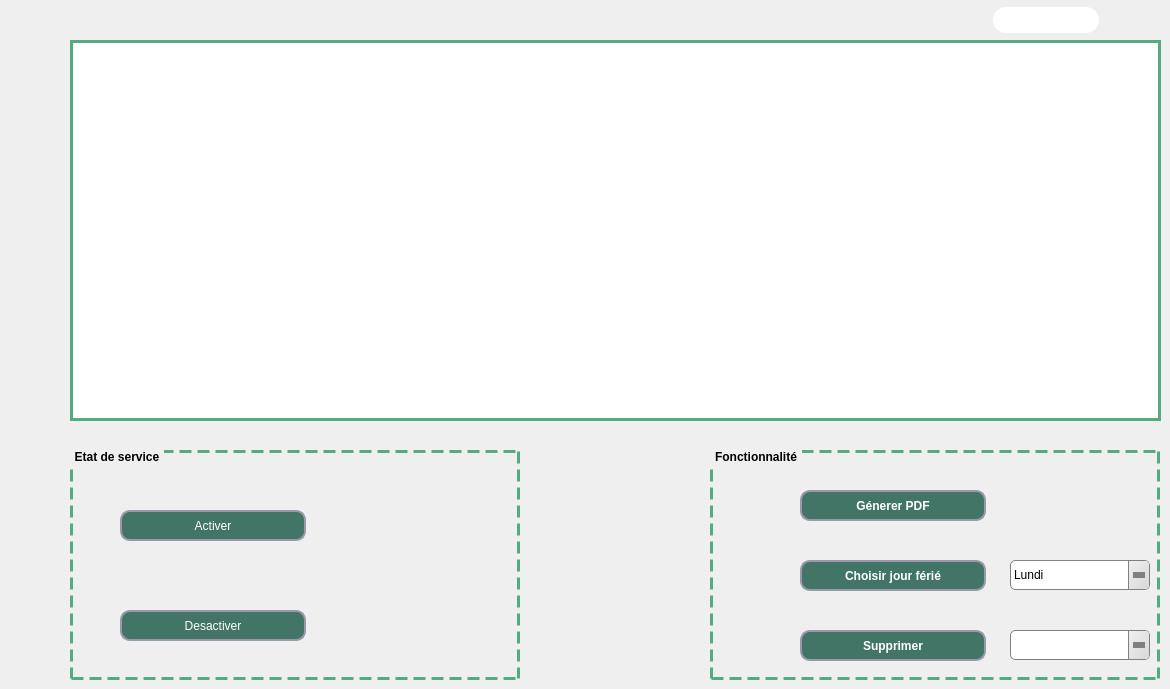
     <widget class="QWidget" name="tab_4">
      <attribute name="title">
       <string>Lavage</string>
      </attribute>
      <widget class="QGroupBox" name="groupBox_3">
       <property name="geometry">
        <rect>
         <x>70</x>
         <y>450</y>
         <width>450</width>
         <height>230</height>
        </rect>
       </property>
       <property name="styleSheet">
        <string notr="true">QGroupBox {
    border: 3px dashed rgb(85, 170, 127);
    margin-top: 1ex; /* leave space at the top for the title */
font: 75 9pt &quot;MS Shell Dlg 2&quot;;
font-weight: bold;
}

QGroupBox::title {
    subcontrol-origin: margin;
    padding: 0 3px;
}</string>
       </property>
       <property name="title">
        <string>Etat de service</string>
       </property>
       <widget class="QPushButton" name="pushButton_Eactiver_lavage">
        <property name="geometry">
         <rect>
          <x>50</x>
          <y>60</y>
          <width>186</width>
          <height>31</height>
         </rect>
        </property>
        <property name="styleSheet">
         <string notr="true">QPushButton{
 background: rgb(66, 117, 102);
border-radius:10px;
border-style:solid;
border-width:2px;
border-color:#9999aa;
color:white;
}
QPushButton:enabled{
 background-color: rgb(66, 117, 102);
color:white;
}

QPushButton:pressed{
 background-color: qlineargradient(spread:pad, x1:0.5, y1:0.0342727, x2:0.5, y2:1, stop:0 rgba(0, 255, 255, 255), stop:1 rgba(255, 255, 255, 255));
color:#fffffe;
}

QPushButton:hover:!pressed{
 background-color:   rgb(221,222,217);
color:#0c2f70;
}

QPushButton:disabled{
background-color:rgb(66, 117, 102);
color:#ffffff;
}</string>
        </property>
        <property name="text">
         <string>Activer</string>
        </property>
       </widget>
       <widget class="QPushButton" name="pushButton_Edesact_lavage">
        <property name="geometry">
         <rect>
          <x>50</x>
          <y>160</y>
          <width>186</width>
          <height>31</height>
         </rect>
        </property>
        <property name="styleSheet">
         <string notr="true">QPushButton{
 background: rgb(66, 117, 102);
border-radius:10px;
border-style:solid;
border-width:2px;
border-color:#9999aa;
color:white;
}
QPushButton:enabled{
 background-color: rgb(66, 117, 102);
color:white;
}

QPushButton:pressed{
 background-color: qlineargradient(spread:pad, x1:0.5, y1:0.0342727, x2:0.5, y2:1, stop:0 rgba(0, 255, 255, 255), stop:1 rgba(255, 255, 255, 255));
color:#fffffe;
}

QPushButton:hover:!pressed{
 background-color:   rgb(221,222,217);
color:#0c2f70;
}

QPushButton:disabled{
background-color:rgb(66, 117, 102);
color:#ffffff;
}</string>
        </property>
        <property name="text">
         <string>Desactiver</string>
        </property>
       </widget>
       <widget class="QLabel" name="label_etat_lavage">
        <property name="geometry">
         <rect>
          <x>270</x>
          <y>90</y>
          <width>130</width>
          <height>60</height>
         </rect>
        </property>
        <property name="text">
         <string/>
        </property>
        <property name="scaledContents">
         <bool>true</bool>
        </property>
       </widget>
      </widget>
      <widget class="QGroupBox" name="groupBox_8">
       <property name="geometry">
        <rect>
         <x>710</x>
         <y>450</y>
         <width>450</width>
         <height>230</height>
        </rect>
       </property>
       <property name="styleSheet">
        <string notr="true">QGroupBox {
    border: 3px dashed rgb(85, 170, 127);
    margin-top: 1ex; /* leave space at the top for the title */
font: 75 9pt &quot;MS Shell Dlg 2&quot;;
font-weight: bold;
}

QGroupBox::title {
    subcontrol-origin: margin;
    padding: 0 3px;
}</string>
       </property>
       <property name="title">
        <string>Fonctionnalité</string>
       </property>
       <widget class="QPushButton" name="pushButton_PDF_lavage">
        <property name="geometry">
         <rect>
          <x>90</x>
          <y>40</y>
          <width>186</width>
          <height>31</height>
         </rect>
        </property>
        <property name="font">
         <font>
          <pointsize>9</pointsize>
          <weight>75</weight>
          <bold>true</bold>
         </font>
        </property>
        <property name="styleSheet">
         <string notr="true">QPushButton{
 background: rgb(66, 117, 102);
border-radius:10px;
border-style:solid;
border-width:2px;
border-color:#9999aa;
color:white;
}
QPushButton:enabled{
 background-color: rgb(66, 117, 102);
color:white;
}

QPushButton:pressed{
 background-color: qlineargradient(spread:pad, x1:0.5, y1:0.0342727, x2:0.5, y2:1, stop:0 rgba(0, 255, 255, 255), stop:1 rgba(255, 255, 255, 255));
color:#fffffe;
}

QPushButton:hover:!pressed{
 background-color:   rgb(221,222,217);
color:#0c2f70;
}

QPushButton:disabled{
background-color:rgb(66, 117, 102);
color:#ffffff;
}</string>
        </property>
        <property name="text">
         <string>Génerer PDF</string>
        </property>
       </widget>
       <widget class="QLabel" name="label_20">
        <property name="geometry">
         <rect>
          <x>20</x>
          <y>30</y>
          <width>51</width>
          <height>51</height>
         </rect>
        </property>
        <property name="text">
         <string/>
        </property>
        <property name="pixmap">
         <pixmap resource="iconn.qrc">:/ICON/331585408_556456159849722_8965214278401908655_n.png</pixmap>
        </property>
        <property name="scaledContents">
         <bool>true</bool>
        </property>
       </widget>
       <widget class="QPushButton" name="pushButton_jour_lavage">
        <property name="geometry">
         <rect>
          <x>90</x>
          <y>110</y>
          <width>186</width>
          <height>31</height>
         </rect>
        </property>
        <property name="font">
         <font>
          <pointsize>9</pointsize>
          <weight>75</weight>
          <bold>true</bold>
         </font>
        </property>
        <property name="styleSheet">
         <string notr="true">QPushButton{
 background: rgb(66, 117, 102);
border-radius:10px;
border-style:solid;
border-width:2px;
border-color:#9999aa;
color:white;
}
QPushButton:enabled{
 background-color: rgb(66, 117, 102);
color:white;
}

QPushButton:pressed{
 background-color: qlineargradient(spread:pad, x1:0.5, y1:0.0342727, x2:0.5, y2:1, stop:0 rgba(0, 255, 255, 255), stop:1 rgba(255, 255, 255, 255));
color:#fffffe;
}

QPushButton:hover:!pressed{
 background-color:   rgb(221,222,217);
color:#0c2f70;
}

QPushButton:disabled{
background-color:rgb(66, 117, 102);
color:#ffffff;
}</string>
        </property>
        <property name="text">
         <string>Choisir jour férié</string>
        </property>
       </widget>
       <widget class="QLabel" name="label_21">
        <property name="geometry">
         <rect>
          <x>20</x>
          <y>100</y>
          <width>50</width>
          <height>50</height>
         </rect>
        </property>
        <property name="text">
         <string/>
        </property>
        <property name="pixmap">
         <pixmap resource="iconn.qrc">:/ICON/calendar_1.png</pixmap>
        </property>
        <property name="scaledContents">
         <bool>true</bool>
        </property>
       </widget>
       <widget class="QPushButton" name="pushButton_supp_lavage">
        <property name="geometry">
         <rect>
          <x>90</x>
          <y>180</y>
          <width>186</width>
          <height>31</height>
         </rect>
        </property>
        <property name="font">
         <font>
          <pointsize>9</pointsize>
          <weight>75</weight>
          <bold>true</bold>
         </font>
        </property>
        <property name="styleSheet">
         <string notr="true">QPushButton{
 background: rgb(66, 117, 102);
border-radius:10px;
border-style:solid;
border-width:2px;
border-color:#9999aa;
color:white;
}
QPushButton:enabled{
 background-color: rgb(66, 117, 102);
color:white;
}

QPushButton:pressed{
 background-color: qlineargradient(spread:pad, x1:0.5, y1:0.0342727, x2:0.5, y2:1, stop:0 rgba(0, 255, 255, 255), stop:1 rgba(255, 255, 255, 255));
color:#fffffe;
}

QPushButton:hover:!pressed{
 background-color:   rgb(221,222,217);
color:#0c2f70;
}

QPushButton:disabled{
background-color:rgb(66, 117, 102);
color:#ffffff;
}</string>
        </property>
        <property name="text">
         <string>Supprimer</string>
        </property>
       </widget>
       <widget class="QComboBox" name="ComboBox_id_lavage">
        <property name="geometry">
         <rect>
          <x>300</x>
          <y>180</y>
          <width>140</width>
          <height>30</height>
         </rect>
        </property>
        <property name="styleSheet">
         <string notr="true">QComboBox {
    background: qlineargradient(x1:0, y1:0, x2:1, y2:0,
        stop:0 #E1E1E1, stop: 0.4 #DDDDDD,
        stop: 0.5 #D8D8D8, stop: 1.0 #D3D3D3);
    border: 1px solid gray;
    border-radius: 5px;
    padding: 1px 18px 1px 3px;
}
QComboBox::down-arrow {
    width: 0;
    height: 0;
    border-style: solid;
    border-width: 6px 6px 0 6px;
    border-color: gray transparent transparent transparent;
}
QComboBox::drop-down {
    subcontrol-origin: padding;
    subcontrol-position: top right;
    width: 20px;
    border-left-width: 1px;
    border-left-color: gray;
    border-left-style: solid;
    border-top-right-radius: 3px;
    border-bottom-right-radius: 3px;
    background: qlineargradient(x1: 0, y1: 0, x2: 1, y2: 1, stop: 0 #f0f0f0, stop: 1 #d8d8d8);

}
QComboBox::hover {
    background: #d0d0d0;
}

QComboBox::pressed {
    background: #c8c8c8;
}</string>
        </property>
       </widget>
       <widget class="QComboBox" name="comboBox_JF_lavage">
        <property name="geometry">
         <rect>
          <x>300</x>
          <y>110</y>
          <width>140</width>
          <height>30</height>
         </rect>
        </property>
        <property name="styleSheet">
         <string notr="true">QComboBox {
    background: qlineargradient(x1:0, y1:0, x2:1, y2:0,
        stop:0 #E1E1E1, stop: 0.4 #DDDDDD,
        stop: 0.5 #D8D8D8, stop: 1.0 #D3D3D3);
    border: 1px solid gray;
    border-radius: 5px;
    padding: 1px 18px 1px 3px;
}
QComboBox::down-arrow {
    width: 0;
    height: 0;
    border-style: solid;
    border-width: 6px 6px 0 6px;
    border-color: gray transparent transparent transparent;
}
QComboBox::drop-down {
    subcontrol-origin: padding;
    subcontrol-position: top right;
    width: 20px;
    border-left-width: 1px;
    border-left-color: gray;
    border-left-style: solid;
    border-top-right-radius: 3px;
    border-bottom-right-radius: 3px;
    background: qlineargradient(x1: 0, y1: 0, x2: 1, y2: 1, stop: 0 #f0f0f0, stop: 1 #d8d8d8);

}
QComboBox::hover {
    background: #d0d0d0;
}

QComboBox::pressed {
    background: #c8c8c8;
}</string>
        </property>
        <item>
         <property name="text">
          <string>Lundi</string>
         </property>
        </item>
        <item>
         <property name="text">
          <string>Mardi</string>
         </property>
        </item>
        <item>
         <property name="text">
          <string>Mercredi</string>
         </property>
        </item>
        <item>
         <property name="text">
          <string>Jeudi</string>
         </property>
        </item>
        <item>
         <property name="text">
          <string>Vendredi</string>
         </property>
        </item>
        <item>
         <property name="text">
          <string>Samedi</string>
         </property>
        </item>
        <item>
         <property name="text">
          <string>Dimanche</string>
         </property>
        </item>
        <item>
         <property name="text">
          <string>Vide</string>
         </property>
        </item>
       </widget>
       <widget class="QLabel" name="label_29">
        <property name="geometry">
         <rect>
          <x>20</x>
          <y>165</y>
          <width>50</width>
          <height>50</height>
         </rect>
        </property>
        <property name="text">
         <string/>
        </property>
        <property name="pixmap">
         <pixmap resource="iconn.qrc">:/ICON/corbeille.png</pixmap>
        </property>
        <property name="scaledContents">
         <bool>true</bool>
        </property>
       </widget>
      </widget>
      <widget class="QTableView" name="tab_recent_lavage">
       <property name="geometry">
        <rect>
         <x>70</x>
         <y>40</y>
         <width>1091</width>
         <height>381</height>
        </rect>
       </property>
       <property name="styleSheet">
        <string notr="true">QHeaderView::section {
	font: 75 9pt &quot;MS Shell Dlg 2&quot;;
font-weight: bold;
	color:rgb(66,117,102);
    padding: 4px;
    border-style: solid ;
    border-bottom: 2px solid rgb(85, 170, 127) ;
    border-right: 2px solid rgb(85, 170, 127) ;
}
QScrollBar:horizontal {
    border: 2px solid grey;
    background: #3f7265;
    height: 15px;
    margin: 0px 20px 0 20px;
}
QScrollBar::handle:horizontal {
    background:rgb(238, 238, 238);
    min-width: 20px;
}
QScrollBar::add-line:horizontal {
    border: 2px solid grey;
    background: #3f7265;
    width: 20px;
    subcontrol-position: right;
    subcontrol-origin: margin;
}

QScrollBar::sub-line:horizontal {
    border: 2px solid grey;
    background: #3f7265;
    width: 20px;
    subcontrol-position: left;
    subcontrol-origin: margin;
}
QTableView {
    border: 3px solid rgb(85, 170, 127);
    inner-border: 3px dashed rgb(85, 170, 127);
    margin-top: 1ex; /* leave space at the top for the title */
font: 10pt &quot;MS Shell Dlg 2&quot;;
}</string>
       </property>
      </widget>
      <widget class="QLineEdit" name="lineEdit_recherche_lavage">
       <property name="geometry">
        <rect>
         <x>993</x>
         <y>7</y>
         <width>106</width>
         <height>26</height>
        </rect>
       </property>
       <property name="styleSheet">
        <string notr="true">QLineEdit{
border-radius:13px;
border-style:solid;
border-width:0px;
border-color:#aaaaa;
font: 75 9pt &quot;MS Shell Dlg 2&quot;;
font-weight: bold;
}</string>
       </property>
      </widget>
      <widget class="QLabel" name="label_32">
       <property name="geometry">
        <rect>
         <x>980</x>
         <y>0</y>
         <width>171</width>
         <height>41</height>
        </rect>
       </property>
       <property name="styleSheet">
        <string notr="true"/>
       </property>
       <property name="text">
        <string/>
       </property>
       <property name="pixmap">
        <pixmap resource="iconn.qrc">:/ICON/331307335_580804193677575_966179827642562636_n.png</pixmap>
       </property>
       <property name="scaledContents">
        <bool>true</bool>
       </property>
       <property name="wordWrap">
        <bool>false</bool>
       </property>
      </widget>
      <zorder>groupBox_3</zorder>
      <zorder>groupBox_8</zorder>
      <zorder>tab_recent_lavage</zorder>
      <zorder>label_32</zorder>
      <zorder>lineEdit_recherche_lavage</zorder>
     </widget>
